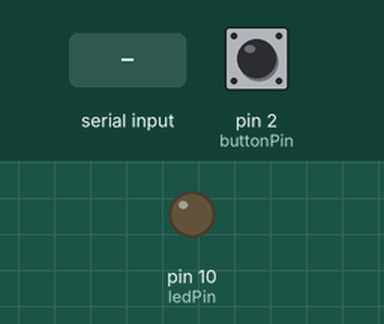
This sketch was run on a simulated Arduino Uno, built with avr-gcc and run on an emulated ATmega328P. Parts: output pins drawn as LEDs (lit = HIGH). The test bench sets the inputs (shaded band); at power-on: pin 2 (buttonPin) HIGH. What the sketch prints to the serial monitor is not drawn.

Above: at 1.2 s.
1.3 s: "1" received over Serial
At 1.7 s:
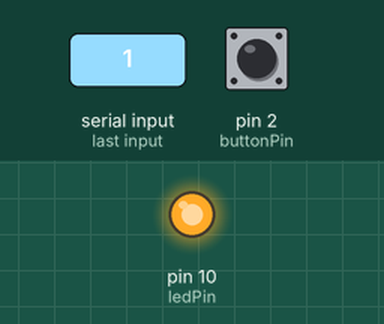
2.8 s: pin 2 (buttonPin) pulled LOW for 0.15 s
Timing chart, 0 to 5.8 s (numbered marks = the images above; inputs shaded):
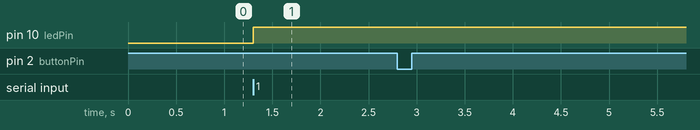

The sketch:

sketch_feb26a.ino
```cpp
const int buttonPin = 2;
const int ledPin = 10;

int buttonState = 0;

void setup() {
  // put your setup code here, to run once:
  Serial.begin(9600); //make sure this is the same as the Baud Rate in Godot.

  pinMode(buttonPin, INPUT);
  pinMode(ledPin, OUTPUT);
   digitalWrite(buttonPin, HIGH);
}

void loop() {
  // put your main code here, to run repeatedly:
  buttonState = digitalRead(buttonPin);

  if(buttonState == LOW){
    Serial.println('1');

  }

  if(Serial.read() == '1'){
    digitalWrite(ledPin, HIGH);
  }

}
```

Measured:
- after the input at 1.3 s, pin 10 (ledPin): LOW → HIGH at once
- after the input at 2.8 s, every drawn part: stays the same
